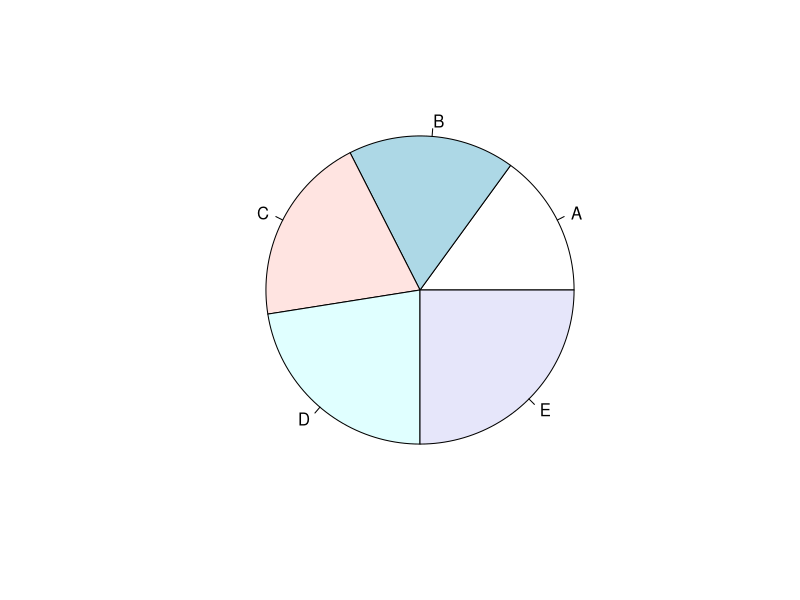

Generate this figure with R: (Note: this script raises an error after producing the figure.)
# Data Frame 생성
grade <- function(name, kor,eng,math){
  res <- c(kor,eng,math)
  return(list(name= name, 
              sum = sum(res), 
              mean = mean(res), 
              grade = switch(
                toString(mean(res)%/%10),
                '10' = 'A',
                '9' = 'A',
                '8' = 'B',
                '7' = 'C',
                '6' = 'D',
                '5' = 'F'
  )))
}

result1 <- grade("A",60,60,60)
result2 <- grade("B",70,70,70)
result3 <- grade("C",80,80,80)
result4 <- grade("D",90,90,90)
result5 <- grade("E",100,100,100)
class.data <- data.frame(
  name = c(result1$name,result2$name,result3$name,result4$name,result5$name),
  sum = c(result1$sum,result2$sum,result3$sum,result4$sum,result5$sum),
  mean = c(result1$mean,result2$mean,result3$mean,result4$mean,result5$mean),
  grade = c(result1$grade,result2$grade,result3$grade,result4$grade,result5$grade)
)

# 데이타 요약 
print(class.data)

# 데이터 추출
print(data.frame(class.data$name,class.data$mean))

## 파이 차트
pie(class.data$mean,class.data$name)
x <- class.data$mean
pct <- round(x / sum(x) * 100)
labels <- paste(class.data$name, pct,"%",sep="")
pie(x,labels,y)


## 바 차트
barplot(class.data$mean,names.arg=class.data$name)


